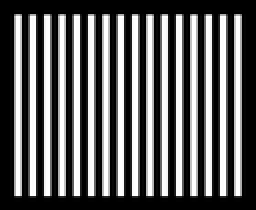
%> input picture grade.bmp, 128 x 105 px, shrunk from 297 x 244 before the run (shown 2 times larger)
$ octave scriptexercicio_Aula_20_fevereiro_Ronnasayd.m   (GNU Octave 9; MATLAB toolbox functions it lacks are replaced by stand-ins)
%> lines starting %> are read from the running program, lines starting %| are printed output that depends on the picture
### imgmean.m
function [ new_im ] = imgmean( im,s )
%UNTITLED2 Summary of this function goes here
%   Detailed explanation goes here
[iml imc] = size(im);
sb = floor(s/2);
new_im_aux = zeros(iml+2*sb,imc+2*sb);
new_im_aux(sb+1:iml+sb,sb+1:imc+sb) = im ;
new_im = im;
for i = 1:iml
    for j = 1:imc
         new_im(i,j) = ((1/s^2)*prod(prod(new_im_aux(i:i+s-1,j:j+s-1))))^(1/s^2);
    end
end
end

### imhmean.m
function [ new_im ] = imhmean( im,s )
%UNTITLED2 Summary of this function goes here
%   Detailed explanation goes here
[iml imc] = size(im);
sb = floor(s/2);
new_im_aux = zeros(iml+2*sb,imc+2*sb);
new_im_aux(sb+1:iml+sb,sb+1:imc+sb) = im ;
new_im = im;
for i = 1:iml
    for j = 1:imc
         new_im(i,j) = (s^2)/(sum(sum(1./new_im_aux(i:i+s-1,j:j+s-1))));
    end
end
end

### imchmean.m
function [ new_im ] = imchmean( im,s,Q )
%UNTITLED2 Summary of this function goes here
%   Detailed explanation goes here
[iml imc] = size(im);
sb = floor(s/2);
new_im_aux = zeros(iml+2*sb,imc+2*sb);
new_im_aux(sb+1:iml+sb,sb+1:imc+sb) = im ;
new_im = im;
for i = 1:iml
    for j = 1:imc
         new_im(i,j) = ((sum(sum(new_im_aux(i:i+s-1,j:j+s-1))))^(Q+1))/((sum(sum(new_im_aux(i:i+s-1,j:j+s-1))))^(Q));
    end
end
end

### immedian.m
function [ new_im ] = immedian( im,s )
%UNTITLED2 Summary of this function goes here
%   Detailed explanation goes here
[iml imc] = size(im);
sb = floor(s/2);
new_im_aux = zeros(iml+2*sb,imc+2*sb);
new_im_aux(sb+1:iml+sb,sb+1:imc+sb) = im ;
new_im = im;
for i = 1:iml
    for j = 1:imc
         new_im(i,j) = median(median(new_im_aux(i:i+s-1,j:j+s-1)));
    end
end
end

### imMaxFilter.m
function [ new_im ] = imMaxFilter( im,s )
%UNTITLED2 Summary of this function goes here
%   Detailed explanation goes here
[iml imc] = size(im);
sb = floor(s/2);
new_im_aux = zeros(iml+2*sb,imc+2*sb);
new_im_aux(sb+1:iml+sb,sb+1:imc+sb) = im ;
new_im = im;
for i = 1:iml
    for j = 1:imc
         new_im(i,j) = max(max(new_im_aux(i:i+s-1,j:j+s-1)));
    end
end
end

### imMinFilter.m
function [ new_im ] = imMinFilter( im,s )
%UNTITLED2 Summary of this function goes here
%   Detailed explanation goes here
[iml imc] = size(im);
sb = floor(s/2);
new_im_aux = zeros(iml+2*sb,imc+2*sb);
new_im_aux(sb+1:iml+sb,sb+1:imc+sb) = im ;
new_im = im;
for i = 1:iml
    for j = 1:imc
         new_im(i,j) = min(min(new_im_aux(i:i+s-1,j:j+s-1)));
    end
end
end

### imMidPointFilter.m
function [ new_im ] = imMidPointFilter( im,s )
%UNTITLED2 Summary of this function goes here
%   Detailed explanation goes here
[iml imc] = size(im);
sb = floor(s/2);
new_im_aux = zeros(iml+2*sb,imc+2*sb);
new_im_aux(sb+1:iml+sb,sb+1:imc+sb) = im ;
new_im = im;
for i = 1:iml
    for j = 1:imc
         new_im(i,j) = (max(max(new_im_aux(i:i+s-1,j:j+s-1))) + min(min(new_im_aux(i:i+s-1,j:j+s-1))))/2;
    end
end
end

### scriptexercicio_Aula_20_fevereiro_Ronnasayd.m
image = imread('grade.bmp');
%> image is the input picture: size 105x128 uint8; min 0, max 255, mean 95.6
%image = imnoise(image,'gaussian');

figure('name','Original'),imshow(image)
h3 = fspecial('average',3);
image_f3 = imfilter(image,h3);  % filtro de m閐ia aritm閠ica janela x3
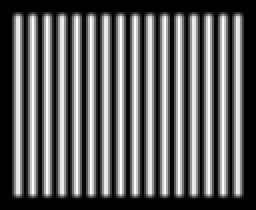
%> image_f3: size 105x128 uint8 (shown 2 times larger); min 0, max 254, mean 95.6
figure('name','filtro x3'),imshow(image_f3)

h7 = fspecial('average',7);
image_f7 = imfilter(image,h7);  % filtro de m閐ia aritm閠ica janela x7
figure('name','filtro x7'),imshow(image_f7)

h9 = fspecial('average',9);
image_f9 = imfilter(image,h9);  % filtro de m閐ia aritm閠ica janela x9
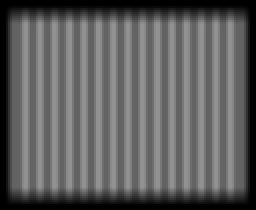
%> image_f9: size 105x128 uint8 (shown 2 times larger); min 0, max 146, mean 95.6
figure('name','filtro x9'),imshow(image_f9)

image_geo = imgmean(image,5);   % filtro de m閐ia geometrica
figure('name','filtro geom閠rico'),imshow(image_geo)

image_har = imhmean(image,5);   % filtro de m閐ia harm鬾ica
figure('name','filtro harm鬾ico'),imshow(image_har)

image_char = imchmean(image,5,1);  % filtro de m閐ia contra-harm鬾ica
figure('name','filtro contra-harm鬾ico'),imshow(image_char)

image_char2 = imchmean(image,5,-1);  % filtro de m閐ia contra-harm鬾ica
figure('name','filtro contra-harm鬾ico2'),imshow(image_char2)

image_median = immedian(image,11);  % filtro de m閐ia mediana
%> in immedian, `new_im_aux(sb+1:iml+sb,sb+1:imc+sb) = im ;`:
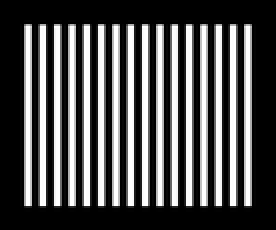
%> new_im_aux: size 115x138 double (shown 2 times larger); min 0, max 255, mean 81
%> after the loop in immedian, `for i = 1:iml`:
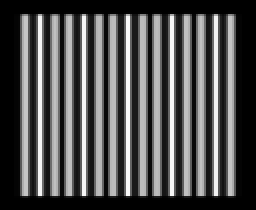
%> new_im: size 105x128 uint8 (shown 2 times larger); min 0, max 249, mean 79.7
figure('name','filtro mediana'),imshow(image_median)

image_max = imMaxFilter(image,5);  % filtro de m醲imo
%> after the loop in imMaxFilter, `for i = 1:iml`:
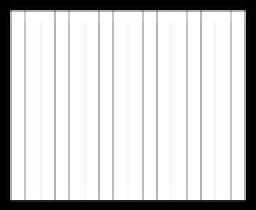
%> new_im: size 105x128 uint8 (shown 2 times larger); min 0, max 255, mean 206.1
figure('name','filtro m醲imo'),imshow(image_max)

image_min = imMinFilter(image,5);   % filtro de minimo
%> after the loop in imMinFilter, `for i = 1:iml`:
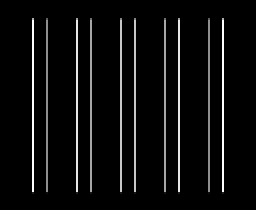
%> new_im: size 105x128 uint8 (shown 2 times larger); min 0, max 32, mean 1.6; drawn with min black and max white
figure('name','filtro minimo'),imshow(image_min)

image_mid = imMidPointFilter(image,5);   % filtro de ponto-m閐io
%> after the loop in imMidPointFilter, `for i = 1:iml`:
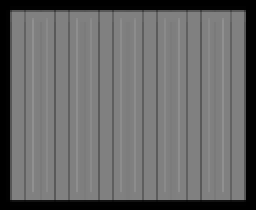
%> new_im: size 105x128 uint8 (shown 2 times larger); min 0, max 144, mean 104.2
figure('name','filtro  ponto-medio'),imshow(image_mid)
